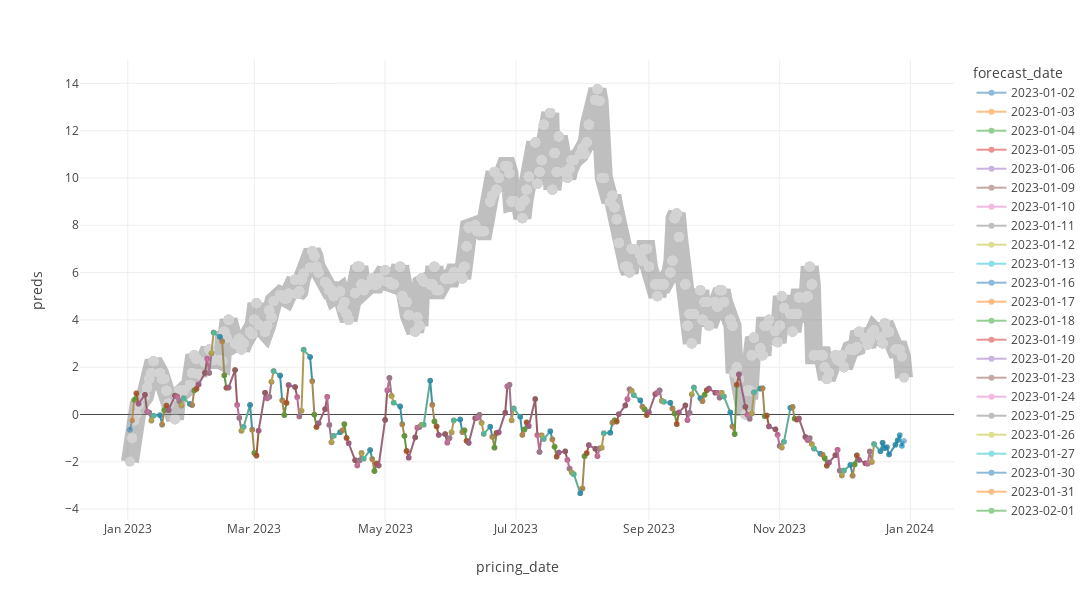

Notebook cell for this chart:
### Markdown cell above
### T + 10

### Code cell
from explainerdashboard import RegressionExplainer, ExplainerDashboard

target_col = 'target+10'

new_df[target_col] = targets_df.loc[:, 'F380 M2/M3+10'].values


results = get_predictions(new_df.copy(), 'experiments/', test_start='2023-01-01', test_end='2023-12-31',
                          use_rolling=False, n_estimators=100, target_col=target_col)

test = new_df[(new_df.index >= '2023-01-01') & (new_df.index <= '2023-12-31')]
X_test, y_test = test.drop(columns=target_col), test[target_col]

X_test = X_test.astype('float64')
explainer = RegressionExplainer(results['model'], X_test, y_test)
ExplainerDashboard(explainer, depth=2).run()
